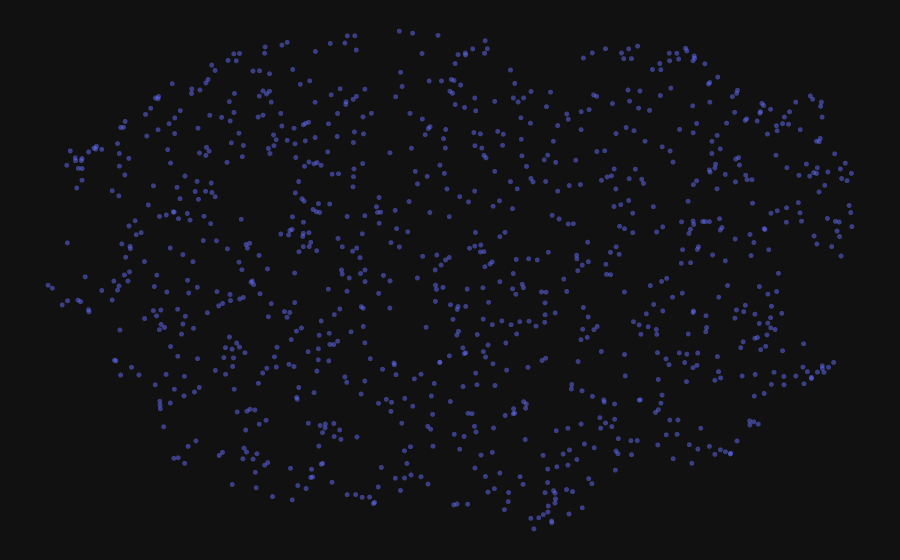

The code cell stored with this chart in its notebook:
### Markdown cell above
#### Checking UMAP

### Code cell
umap_2d_embedding = umap\
    .UMAP(
        n_neighbors=15,
        min_dist=0.1,
        n_components=2,
        random_state=seed,
    )\
    .fit_transform(df_reduced)

fig = px.scatter(
    x=umap_2d_embedding[:, 0],
    y=umap_2d_embedding[:, 1],
    opacity=0.5,
)
fig.update_traces(marker_size=5)
fig.update_layout(margin=dict(l=0, r=0, t=0, b=0))
fig.update_xaxes(visible=False)
fig.update_yaxes(visible=False)
fig.show()

### Figure 1 — Plotly figure (JSON) as saved in the notebook; plotly's stock layout.template omitted (floating-point values rounded to 4 significant figures; data arrays with more than 128 entries replaced by an {"elided": "..."} marker saying what was removed)
{"data": [{"hovertemplate": "x=%{x}<br>y=%{y}<extra></extra>", "legendgroup": "", "marker": {"color": "#636efa", "opacity": 0.5, "symbol": "circle", "size": 5}, "mode": "markers", "name": "", "showlegend": false, "x": {"elided": "1010 float values"}, "xaxis": "x", "y": {"elided": "1010 float values"}, "yaxis": "y", "type": "scattergl"}], "layout": {"xaxis": {"anchor": "y", "domain": [0.0, 1.0], "title": {"text": "x"}, "visible": false}, "yaxis": {"anchor": "x", "domain": [0.0, 1.0], "title": {"text": "y"}, "visible": false}, "legend": {"tracegroupgap": 0}, "margin": {"t": 0, "l": 0, "r": 0, "b": 0}}}
